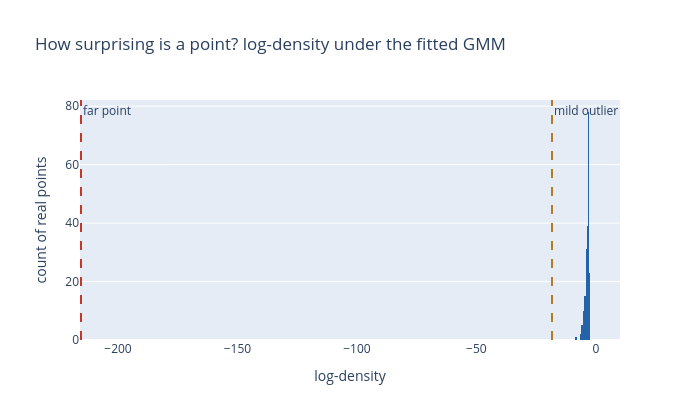

The cell this chart's notebook holds for it:
### Markdown cell above
**Idea -- score, don't just assign.** `score_samples` returns the log-density the model assigns to any point: high for points sitting in the thick of a cluster, low for points the model finds surprising. Score every real data point to see the "normal" range, then score two deliberately unusual points: one sitting far outside all three clusters, and one sitting just outside a cluster's edge -- a genuinely borderline case, not an absurd one.

### Code cell
in_sample_scores = gmm_full.score_samples(X_elong)

far_point = np.array([[14.0, 14.0]])
mild_outlier = np.array([[-3.0, 3.0]])
far_score = gmm_full.score_samples(far_point)[0]
mild_score = gmm_full.score_samples(mild_outlier)[0]

print(f"in-sample log-density: min={in_sample_scores.min():.2f}  mean={in_sample_scores.mean():.2f}  max={in_sample_scores.max():.2f}")
print(f"far-off point (14, 14):        log-density = {far_score:.2f}")
print(f"mild borderline point (-3, 3): log-density = {mild_score:.2f}")

fig = go.Figure()
fig.add_trace(go.Histogram(x=in_sample_scores, marker_color=BLUE, name="real data points", nbinsx=30))
fig.add_vline(x=far_score, line=dict(color=RED, dash="dash"), annotation_text="far point")
fig.add_vline(x=mild_score, line=dict(color=GOLD, dash="dash"), annotation_text="mild outlier")
fig.update_layout(title="How surprising is a point? log-density under the fitted GMM",
                   xaxis_title="log-density", yaxis_title="count of real points", width=700, height=420)
fig.show()

assert far_score < mild_score < in_sample_scores.min()

### Figure 1 — Plotly figure (JSON) as saved in the notebook; plotly's stock layout.template omitted (floating-point values rounded to 4 significant figures; data arrays with more than 128 entries replaced by an {"elided": "..."} marker saying what was removed)
{"data": [{"marker": {"color": "#2563a8"}, "name": "real data points", "nbinsx": 30, "type": "histogram", "x": {"elided": "210 float values"}}], "layout": {"annotations": [{"showarrow": false, "text": "far point", "x": -215.5, "xanchor": "left", "xref": "x", "y": 1, "yanchor": "top", "yref": "y domain"}, {"showarrow": false, "text": "mild outlier", "x": -18.34, "xanchor": "left", "xref": "x", "y": 1, "yanchor": "top", "yref": "y domain"}], "height": 420, "shapes": [{"line": {"color": "#c0392b", "dash": "dash"}, "type": "line", "x0": -215.5, "x1": -215.5, "xref": "x", "y0": 0, "y1": 1, "yref": "y domain"}, {"line": {"color": "#b07d22", "dash": "dash"}, "type": "line", "x0": -18.34, "x1": -18.34, "xref": "x", "y0": 0, "y1": 1, "yref": "y domain"}], "title": {"text": "How surprising is a point? log-density under the fitted GMM"}, "width": 700, "xaxis": {"title": {"text": "log-density"}}, "yaxis": {"title": {"text": "count of real points"}}}}
